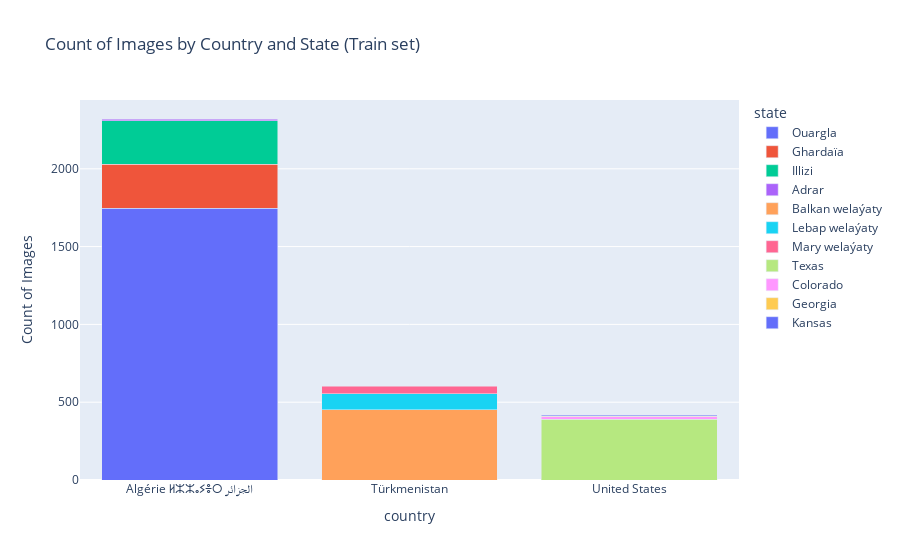

Notebook code for this chart:
### Markdown cell above
### Distribution of train images

### Code cell
import pandas as pd
import plotly.express as px


import pandas as pd
import plotly.express as px

def flatten_data(dict_images_by_state_train):
    # Flatten the dictionary and calculate the count of images
    flattened_data = []
    for country, states in dict_images_by_state_train.items():
        for state, images in states.items():
            if  isinstance(images, list):
                count_images = len(images)
            else: 
                count_images = images
            flattened_data.append({
                'country': country,
                'state': state,
                'count_images': count_images
            })
    return flattened_data

def stacked_bar_images_bycountry_state(images_by_state_train, title = "Count of Images by Country and State (Train set)"):
    # Check if images_by_state_train is not a list
    if not isinstance(images_by_state_train, list):  
        flattened_data = flatten_data(images_by_state_train)
    else:
        flattened_data = images_by_state_train
    
    # Convert to DataFrame
    df = pd.DataFrame(flattened_data)
    print('Columns:', df.columns)

    # Filter by countries if provided
    df = df[df['country'].isin(countries)]
    
    # Create a stacked bar chart
    fig = px.bar(df, x='country', y='count_images', color='state', 
                title=title, 
                labels={'count_images': 'Count of Images'}, barmode='stack')

    fig.show()

dict_images_by_state_train = images_by_country_and_state(stations_info_train, print_results=False)
stacked_bar_images_bycountry_state(dict_images_by_state_train)

### Figure 1 — Plotly figure (JSON) as saved in the notebook; plotly's stock layout.template omitted (floating-point values rounded to 4 significant figures)
{"data": [{"alignmentgroup": "True", "hovertemplate": "state=Ouargla<br>country=%{x}<br>Count of Images=%{y}<extra></extra>", "legendgroup": "Ouargla", "marker": {"color": "#636efa", "pattern": {"shape": ""}}, "name": "Ouargla", "offsetgroup": "Ouargla", "orientation": "v", "showlegend": true, "textposition": "auto", "type": "bar", "x": ["Algérie ⵍⵣⵣⴰⵢⴻⵔ الجزائر"], "xaxis": "x", "y": [1745], "yaxis": "y"}, {"alignmentgroup": "True", "hovertemplate": "state=Ghardaïa<br>country=%{x}<br>Count of Images=%{y}<extra></extra>", "legendgroup": "Ghardaïa", "marker": {"color": "#EF553B", "pattern": {"shape": ""}}, "name": "Ghardaïa", "offsetgroup": "Ghardaïa", "orientation": "v", "showlegend": true, "textposition": "auto", "type": "bar", "x": ["Algérie ⵍⵣⵣⴰⵢⴻⵔ الجزائر"], "xaxis": "x", "y": [285], "yaxis": "y"}, {"alignmentgroup": "True", "hovertemplate": "state=Illizi<br>country=%{x}<br>Count of Images=%{y}<extra></extra>", "legendgroup": "Illizi", "marker": {"color": "#00cc96", "pattern": {"shape": ""}}, "name": "Illizi", "offsetgroup": "Illizi", "orientation": "v", "showlegend": true, "textposition": "auto", "type": "bar", "x": ["Algérie ⵍⵣⵣⴰⵢⴻⵔ الجزائر"], "xaxis": "x", "y": [280], "yaxis": "y"}, {"alignmentgroup": "True", "hovertemplate": "state=Adrar<br>country=%{x}<br>Count of Images=%{y}<extra></extra>", "legendgroup": "Adrar", "marker": {"color": "#ab63fa", "pattern": {"shape": ""}}, "name": "Adrar", "offsetgroup": "Adrar", "orientation": "v", "showlegend": true, "textposition": "auto", "type": "bar", "x": ["Algérie ⵍⵣⵣⴰⵢⴻⵔ الجزائر"], "xaxis": "x", "y": [10], "yaxis": "y"}, {"alignmentgroup": "True", "hovertemplate": "state=Balkan welaýaty<br>country=%{x}<br>Count of Images=%{y}<extra></extra>", "legendgroup": "Balkan welaýaty", "marker": {"color": "#FFA15A", "pattern": {"shape": ""}}, "name": "Balkan welaýaty", "offsetgroup": "Balkan welaýaty", "orientation": "v", "showlegend": true, "textposition": "auto", "type": "bar", "x": ["Türkmenistan"], "xaxis": "x", "y": [450], "yaxis": "y"}, {"alignmentgroup": "True", "hovertemplate": "state=Lebap welaýaty<br>country=%{x}<br>Count of Images=%{y}<extra></extra>", "legendgroup": "Lebap welaýaty", "marker": {"color": "#19d3f3", "pattern": {"shape": ""}}, "name": "Lebap welaýaty", "offsetgroup": "Lebap welaýaty", "orientation": "v", "showlegend": true, "textposition": "auto", "type": "bar", "x": ["Türkmenistan"], "xaxis": "x", "y": [104], "yaxis": "y"}, {"alignmentgroup": "True", "hovertemplate": "state=Mary welaýaty<br>country=%{x}<br>Count of Images=%{y}<extra></extra>", "legendgroup": "Mary welaýaty", "marker": {"color": "#FF6692", "pattern": {"shape": ""}}, "name": "Mary welaýaty", "offsetgroup": "Mary welaýaty", "orientation": "v", "showlegend": true, "textposition": "auto", "type": "bar", "x": ["Türkmenistan"], "xaxis": "x", "y": [48], "yaxis": "y"}, {"alignmentgroup": "True", "hovertemplate": "state=Texas<br>country=%{x}<br>Count of Images=%{y}<extra></extra>", "legendgroup": "Texas", "marker": {"color": "#B6E880", "pattern": {"shape": ""}}, "name": "Texas", "offsetgroup": "Texas", "orientation": "v", "showlegend": true, "textposition": "auto", "type": "bar", "x": ["United States"], "xaxis": "x", "y": [390], "yaxis": "y"}, {"alignmentgroup": "True", "hovertemplate": "state=Colorado<br>country=%{x}<br>Count of Images=%{y}<extra></extra>", "legendgroup": "Colorado", "marker": {"color": "#FF97FF", "pattern": {"shape": ""}}, "name": "Colorado", "offsetgroup": "Colorado", "orientation": "v", "showlegend": true, "textposition": "auto", "type": "bar", "x": ["United States"], "xaxis": "x", "y": [15], "yaxis": "y"}, {"alignmentgroup": "True", "hovertemplate": "state=Georgia<br>country=%{x}<br>Count of Images=%{y}<extra></extra>", "legendgroup": "Georgia", "marker": {"color": "#FECB52", "pattern": {"shape": ""}}, "name": "Georgia", "offsetgroup": "Georgia", "orientation": "v", "showlegend": true, "textposition": "auto", "type": "bar", "x": ["United States"], "xaxis": "x", "y": [5], "yaxis": "y"}, {"alignmentgroup": "True", "hovertemplate": "state=Kansas<br>country=%{x}<br>Count of Images=%{y}<extra></extra>", "legendgroup": "Kansas", "marker": {"color": "#636efa", "pattern": {"shape": ""}}, "name": "Kansas", "offsetgroup": "Kansas", "orientation": "v", "showlegend": true, "textposition": "auto", "type": "bar", "x": ["United States"], "xaxis": "x", "y": [5], "yaxis": "y"}], "layout": {"barmode": "stack", "legend": {"title": {"text": "state"}, "tracegroupgap": 0}, "title": {"text": "Count of Images by Country and State (Train set)"}, "xaxis": {"anchor": "y", "domain": [0, 1], "title": {"text": "country"}}, "yaxis": {"anchor": "x", "domain": [0, 1], "title": {"text": "Count of Images"}}}}
